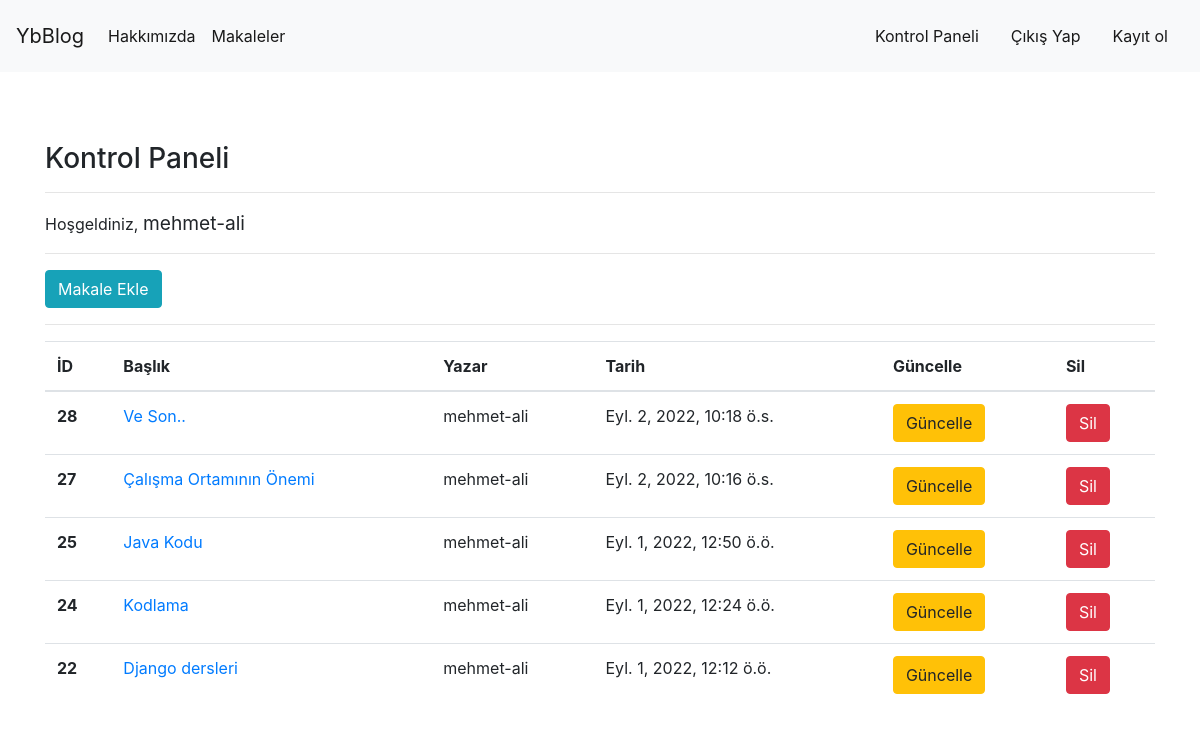
Screenshot of /articles/dashboard/ (signed in) with the database file from the repository.
### article/models.py (models this page shows, shortened)
class Article(models.Model):
    author=models.ForeignKey("auth.User",on_delete=models.CASCADE , verbose_name="yazar")
    title=models.CharField(max_length=50 , verbose_name="başlık")
    content=RichTextField()
    created_date=models.DateTimeField(auto_now_add=True,verbose_name="oluşturulma tarihi")
    article_image = models.ImageField(null=True,blank=True,upload_to="images/",verbose_name="Makaleye Fotoğraf Ekleyin")
    class Meta:
        ordering = ['-created_date']

### article/views.py (the view)
# urls.py: path('dashboard/', views.dashboard, name = "dashboard" ),
@login_required(login_url="user:login")
def dashboard(request):
    articles = Article.objects.filter(author = request.user)
    context = {
        "articles":articles
    }
    return render(request,"dashboard.html",context)

### templates/dashboard.html
{% extends 'layout.html' %}
{% block body %}
<h3>Kontrol Paneli</h3>
<hr>
<p>
    Hoşgeldiniz, <big>{{request.user.username}}</big>
</p>
<hr>
<a class = "btn btn-info" href = "{% url 'article:addarticle'%}">Makale Ekle</a>
<hr>
{% if articles %}
<table class="table">
    <thead>
      <tr>
        <th scope="col">İD</th>
        <th scope="col">Başlık</th>
        <th scope="col">Yazar</th>
        <th scope="col">Tarih</th>
        <th scope="col">Güncelle</th>
        <th scope="col">Sil</th>
      </tr>
    </thead>
    <tbody>
        {% for article in articles  %}
        <tr>
            <th scope="row">{{article.id}}</th>
            <td><a href="{% url 'article:detail' article.id%}">{{article.title}}</a> </td>
            <td>{{article.author.username}}</td>
            <td>{{article.created_date}}</td>
            <td><a href="{% url 'article:update' article.id%}" class = "btn btn-warning">Güncelle</a></td>
            <td><a href="{% url 'article:delete' article.id %}" class = "btn btn-danger">Sil</a></td>
        </tr>
        {% endfor %}
    </tbody>
  </table>
{% else %}
<div class = "alert alert-danger">
    Henüz bir makaleniz bulunmuyor...
</div>
{% endif %}
{% endblock body %}

### templates/layout.html (shortened to what this page needs)
<!DOCTYPE html>
{% load static %}
<html lang="en">
<head>
    <link rel="stylesheet" href="{% static 'css/bootstrap.min.css' %}">
</head>
<body>
    {% include 'includes/navbar.html' %}
        <div style = "margin-top :70px ; margin-bottom : 150px" class = "container">
            {% block body %}
            {% endblock body %}
        </div>
</body>
</html>

### templates/includes/navbar.html (shortened to what this page needs)
<nav class="navbar navbar-expand-lg navbar-light bg-light">
  <a class="navbar-brand" href="{%  url 'index' %}">YbBlog</a>
  <div class="collapse navbar-collapse" id="navbarNavAltMarkup">
    <div class="navbar-nav">
      <a class="nav-item nav-link active" href="{%  url 'about' %}">Hakkımızda <span class="sr-only">(current)</span></a>
      <a class="nav-item nav-link active" href="{% url 'article:articles' %}">Makaleler</a>
    </div>
  </div>
  <ul class="navbar-nav ml-auto">
  {% if request.user.is_authenticated %}
  <li class="nav-item nav-link active">
    <a class="nav-link" href="{% url 'article:dashboard'  %}">Kontrol Paneli</a>
  </li>
  <li class="nav-item nav-link active">
    <a class="nav-link" href="{% url 'user:logout' %}">Çıkış Yap</a>
  </li>
  {% else %}
  <li class="nav-item nav-link active">
    <a class="nav-link" href="{% url 'user:login'  %}">Giriş Yap</a>
  </li>
  {% endif %}
  <li class="nav-item nav-link active">
    <a class="nav-link" href="{% url 'user:register'  %}">Kayıt ol</a>
  </li>
  </ul>
</nav>

### rows the page displays
Article: id "28", title "Ve Son..", author.username "mehmet-ali", created_date "Eyl. 2, 2022, 10:18 ö.s."
Article: id "27", title "Çalışma Ortamının Önemi", author.username "mehmet-ali", created_date "Eyl. 2, 2022, 10:16 ö.s."
Article: id "25", title "Java Kodu", author.username "mehmet-ali", created_date "Eyl. 1, 2022, 12:50 ö.ö."
Article: id "24", title "Kodlama", author.username "mehmet-ali", created_date "Eyl. 1, 2022, 12:24 ö.ö."
Article: id "22", title "Django dersleri", author.username "mehmet-ali", created_date "Eyl. 1, 2022, 12:12 ö.ö."

### other values shown
{{ request.user.username }} "mehmet-ali"
